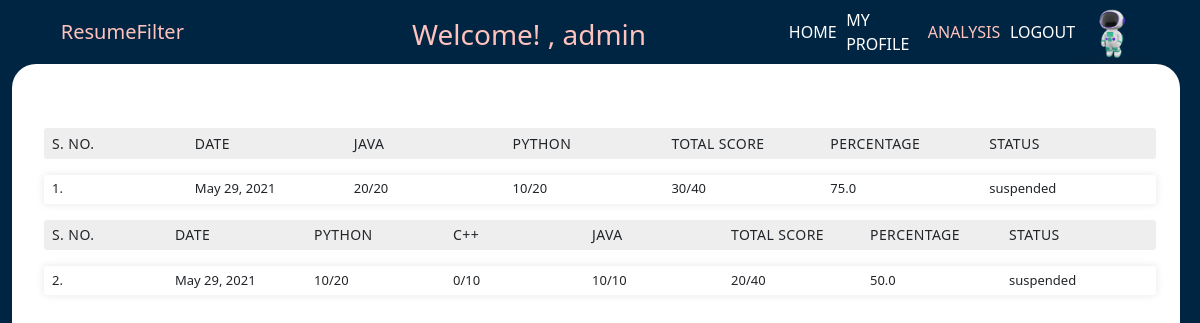
The app's page /studentAnalysis (signed in) with its own data.
### studentPortal/models.py (models this page shows)
class Analysis(models.Model):
    user_id = models.ForeignKey(User, on_delete=CASCADE,default=1)
    date = models.DateField()
    score = models.IntegerField()
    total = models.IntegerField()
    percentage = models.FloatField()
    status = models.CharField(max_length=20)
    detailed_result = models.TextField(default= "null")

### studentPortal/views.py (the view)
# urls.py: path('studentAnalysis', views.studentAnalysis, name='index'),
def studentAnalysis(request):
    user = User.objects.get(id= request.user.id)
    results = Analysis.objects.filter(user_id = user )
    for i in range(0, len(results)):
        results[i].detailed_result = json.loads(results[i].detailed_result)
    return render(request, 'studentPortal/studentAnalysis.html', {'results_dict': results})

### templates/studentPortal/studentAnalysis.html (shortened to what this page needs)
<!DOCTYPE html> {% extends 'studentPortal/baseStudent.html' %} {% load static %}
{% block header_block %}
<link
  rel="stylesheet"
  href="{% static 'css/studentPortal/studentAnalysis.css' %}"
/>
{% endblock %} {% block body_block %}
<div class= "analysis-content">
{% for result in results_dict %}
  <ul class="responsive-table">
    <li class="table-header">
      <div class="col colu-0">S. No.</div>
      <div class="col colu-2" id = "date_header">Date</div>
        {% for key, values in result.detailed_result.items %}
          <div class="col colu-3">{{key}}</div>
        {% endfor %}
      <div class="col colu-4">Total Score</div>
      <div class="col colu-5">Percentage</div>
      <div class="col colu-6">Status</div>
    </li>
    <div class="tableRows">
      <li class="table-row">
        <div class="col colu-0" data-label="SNo">
          {{ forloop.counter }}.
        </div>
        <div class="col colu-2" id = "date" data-label="Date">
          {{result.date}}
        </div>
        {% for key, values in result.detailed_result.items %}
                <div class="col colu-3" data-label="Score"> {{values.0}}/{{values.1}}</div>
        {% endfor %}
        <div class="col colu-4" data-label="TotalScore">
          {{result.score}}/{{result.total}}
        </div>
        <div class="col colu-6" data-label="Percentage">
          {{result.percentage}}
        </div>
        <div class="col colu-7" data-label="Status">
          {{result.status}}
        </div>
      </li>
    </div>
  </ul>
  {% endfor%}
  </div>
{% endblock %}

### templates/studentPortal/baseStudent.html (shortened to what this page needs)
<!DOCTYPE html>
{% load static %}
<html lang="en">
  <head>
    <link
      href="https://cdn.jsdelivr.net/npm/bootstrap@5.0.1/dist/css/bootstrap.min.css"
      rel="stylesheet"
    />
    <link
      rel="stylesheet"
      href="{% static 'css/studentPortal/baseStudent.css' %}"
    />
    {% block header_block %}{% endblock %}
  </head>
  <body>
    <div class="container-fluid web-page">
      <nav class="navbar navbar-light">
        <div class="container-fluid">
          <a class="navbar-brand" href="#"> ResumeFilter </a>
          <h3 class="username">Welcome! , {{user.username}}</h3>
          <div class="nav-right">
            <a href="/studentDashboard"> HOME </a>
            <a href="/studentProfile"> MY PROFILE </a>
            <a href="/studentAnalysis"> ANALYSIS </a>
            <a href="{% url 'logout'%}"> LOGOUT </a>
            <img class = "robot" src= "{% static 'images/robot.png' %}"
          </div>
        </div>
      </nav>
      <div class="contatiner-fluid page-content">
        {% block body_block %} main content {% endblock %}
      </div>
    </div>
  </body>
</html>

### static/css/studentPortal/baseStudent.css (style rules this page uses)
:root { --baseColor: #002542; --bgcolor1: #ffc3bd; --bgcolor2: #eeeeee; --hoverColor: #4a8abb; }
.username { position:absolute; top:1.1rem !important; left:25rem !important; color: #ffc3bd !important; }
.web-page { background-color: var(--baseColor); height: 100vh; width: 100vw; position: absolute; }
.page-content { background-color: white; border-radius: 1.5rem; position: relative; height: calc(100vh - 4.5rem); width: calc(100vw - 2rem); overflow: scroll; overflow-x: scroll; }
.navbar-light { padding: 0; }
.navbar .container-fluid { margin: 0 2rem; }
.navbar-light .navbar-brand { color: var(--bgcolor1); }
.nav-right { display: flex; justify-content: space-between; width: 30vw; align-items: center; }
.navbar a { text-decoration: none; color: white; padding: 0.3rem; }
a.active { color: var(--bgcolor1); }
.robot { width: 4rem; height: 4rem; }

### static/css/studentPortal/studentAnalysis.css (style rules this page uses)
:root { --baseColor: #002542; --bgcolor1: #ffc3bd; --bgcolor2: #eeeeee; --hoverColor: #4a8abb; }
.analysis-content { margin-top: 3rem; width: 98vw; overflow-x: scroll; }
.responsive-table { margin-bottom: 1rem; padding: 0; width: 100%; padding: 0 1rem }
li { border-radius: 3px; padding: 0.3rem 0.5rem; display: flex; justify-content: space-between; margin: 1rem; font-size: small; align-items: center; }
.table-header { background-color: var(--bgcolor2); font-size: 14px; text-transform: uppercase; letter-spacing: 0.03em; margin-bottom: 0; }
.table-row { background-color: #ffffff; box-shadow: 0px 0px 9px 0px rgba(0, 0, 0, 0.1); }
.colu-0 { padding: 0 !important; }
.col { padding-right: 1rem; }

### records on screen
Analysis: detailed_result "JAVA" "PYTHON", date "May 29, 2021", values "20" "10", values "20" "20", score "30", total "40", percentage "75.0", status "suspended"
Analysis: detailed_result "PYTHON" "C++" "JAVA", date "May 29, 2021", values "10" "0" "10", values "20" "10" "10", score "20", total "40", percentage "50.0", status "suspended"

### other values on screen
{{ user.username }} "admin"
